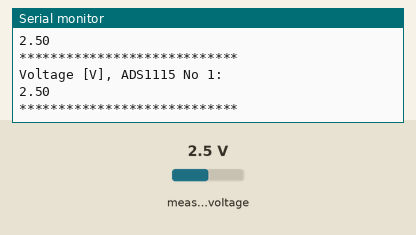
A sketch run on a simulated Arduino Uno, built with avr-gcc and run on an emulated ATmega328P. Shown: the last lines printed to the serial monitor. The test bench sets the inputs (shaded band); at power-on: measured voltage 2.5 V.

Above: at 1.8 s.
1.9 s: measured voltage set to 0.1 V
At 2.9 s:
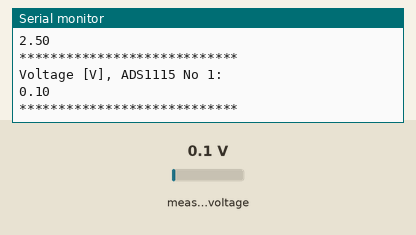
3.4 s: measured voltage set to 1.2 V
At 4.4 s:
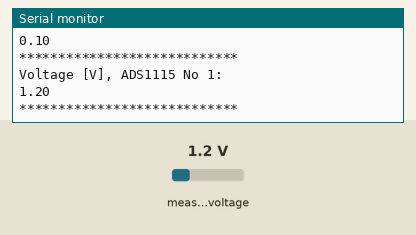
Timing chart, 0 to 6.4 s (numbered marks = the images above; inputs shaded):
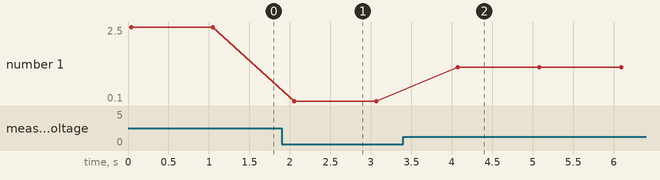

The sketch:

Using_two_ADS1115.ino
```cpp
/***************************************************************************
* Example sketch for the ADS1115_WE library
*
* This sketch shows how to use two ADS1115 modules. In order to set the address,
* connect the address pin to:
*
* GND -> 0x48 (or leave unconnected)
* VCC -> 0x49
* SDA -> 0x4A
* SCL -> 0x4B
*/


#include<ADS1115_WE.h>
#include<Wire.h>
#define I2C_ADDRESS_1  0x4A
//#define I2C_ADDRESS_2  0x49

ADS1115_WE adc_1 = ADS1115_WE(I2C_ADDRESS_1);
//ADS1115_WE adc_2 = ADS1115_WE(I2C_ADDRESS_2);

void setup() {
  Wire.begin();
  Serial.begin(9600);

  if(!adc_1.init()){
    Serial.print("ADS1115 No 1 not connected!");
  }
  adc_1.setVoltageRange_mV(ADS1115_RANGE_6144);
  adc_1.setMeasureMode(ADS1115_CONTINUOUS);
  adc_1.setCompareChannels(ADS1115_COMP_3_GND);

//  if(!adc_2.init()){
//    Serial.print("ADS1115 No 2 not connected!");
//  }
//  adc_2.setVoltageRange_mV(ADS1115_RANGE_6144);
//  adc_2.setMeasureMode(ADS1115_CONTINUOUS);
//  adc_2.setCompareChannels(ADS1115_COMP_0_GND);
}

void loop() {
  float voltage = 0.0;

  voltage = adc_1.getResult_V();
  Serial.println("Voltage [V], ADS1115 No 1: ");
  Serial.println(voltage);

//  voltage = adc_2.getResult_V();
//  Serial.println("Voltage [V], ADS1115 No 2: ");
//  Serial.println(voltage);

  Serial.println("****************************");
  delay(1000);
}
```

Measured:
- after the input at 1.9 s, the serial monitor: prints a new line after 0.16 s (image 1)
- after the input at 3.4 s, the serial monitor: prints a new line after 0.67 s (image 2)
- plotted number 1: 2.5 → 0.1 after the input at 1.9 s, 0.1 → 1.2 after the input at 3.4 s
